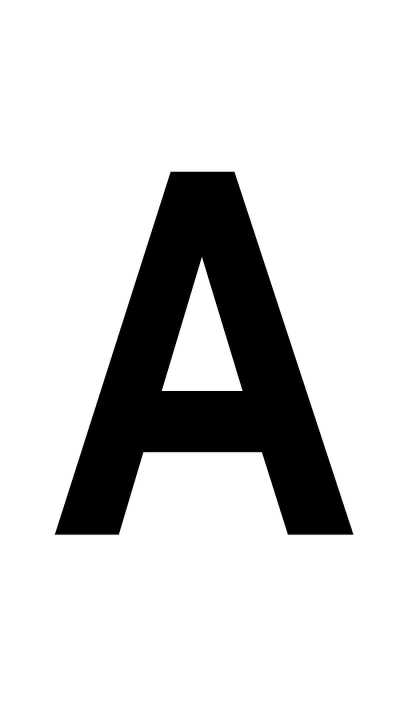
#> input picture images/alpha_a.jpg, 800 x 1422 px (shown at 1/2 size)
$ python main.py --image images/alpha_a.jpg
#> lines starting #> are read from the running program, lines starting #| are printed output that depends on the picture; after the words box and inside, x2 and y2 are one past the last pixel; in counts of white or black regions, pixels touching at a corner belong together
"""
fourier_image.py
────────────────
Fourier Epicycle Drawing – FULL IMAGE PIPELINE
===============================================
Given any image file, this script:
  1. Extracts the dominant contour with OpenCV
  2. Resamples it into an evenly-spaced complex-valued signal
  3. Computes the Discrete Fourier Transform
  4. Animates the epicycle chain and traces the reconstructed drawing

Run:
    python fourier_image.py --image path/to/image.png
    python fourier_image.py --image cat.jpg --n_terms 150 --n_frames 600

Dependencies: numpy, matplotlib, opencv-python (cv2)
Install:
    pip install numpy matplotlib opencv-python
"""

import argparse
import sys
import numpy as np
import matplotlib.pyplot as plt
import matplotlib.animation as animation

try:
    import cv2
except ImportError:
    sys.exit('OpenCV not found. Install with: pip install opencv-python')


# ══════════════════════════════════════════════════════════════════════════════
# STAGE 1 – IMAGE → CONTOURS
# ══════════════════════════════════════════════════════════════════════════════

def load_and_extract_contours(image_path: str,
                               blur_ksize: int = 5,
                               canny_lo: int = 30,
                               canny_hi: int = 100):
    """
    Load an image, detect edges with Canny, and return all contours.

    Parameters
    ----------
    image_path : path to the source image
    blur_ksize : Gaussian blur kernel size (odd integer) to reduce noise
    canny_lo   : lower threshold for Canny hysteresis
    canny_hi   : upper threshold for Canny hysteresis

    Returns
    -------
    contours   : tuple of numpy arrays, each shaped (N, 1, 2), in pixel coords
    img_shape  : (height, width) of the processed image
    """
    img = cv2.imread(image_path)
    if img is None:
        sys.exit(f'Could not read image: {image_path}')

    # Convert to grayscale for edge detection
    gray = cv2.cvtColor(img, cv2.COLOR_BGR2GRAY)

    # Gaussian blur reduces sensor/compression noise that would create
    # spurious edges.  ksize must be odd and positive.
    blurred = cv2.GaussianBlur(gray, (blur_ksize, blur_ksize), 0)

    # Canny edge detector: two-threshold hysteresis
    #   • pixels above canny_hi  → definite edges
    #   • pixels below canny_lo  → discarded
    #   • pixels between         → kept only if connected to a definite edge
    edges = cv2.Canny(blurred, canny_lo, canny_hi)

    # Find all contours in the binary edge map.
    #   RETR_LIST   – retrieve all contours without hierarchy
    #   CHAIN_APPROX_NONE – store every single point (no approximation)
    contours, _ = cv2.findContours(
        edges, cv2.RETR_LIST, cv2.CHAIN_APPROX_NONE)

    return contours, gray.shape   # shape = (height, width)


def select_contour(contours, strategy: str = 'longest') -> np.ndarray:
    """
    Choose one contour from a list.

    strategy
    --------
    'longest' : use the contour with the most points (usually the silhouette)
    'largest' : use the contour with the greatest arc length (perimeter)

    Returns
    -------
    pts : float32 array of shape (N, 2) in (x, y) pixel order
    """
    if not contours:
        sys.exit('No contours found in the image. '
                 'Try adjusting --canny_lo / --canny_hi.')

    if strategy == 'longest':
        chosen = max(contours, key=lambda c: len(c))
    else:
        chosen = max(contours, key=lambda c: cv2.arcLength(c, closed=True))

    # Reshape from (N, 1, 2) → (N, 2) and convert to float
    return chosen.reshape(-1, 2).astype(np.float32)


# ══════════════════════════════════════════════════════════════════════════════
# STAGE 2 – SIGNAL PREPARATION
# ══════════════════════════════════════════════════════════════════════════════

def contour_to_complex(pts: np.ndarray) -> np.ndarray:
    """
    Convert (x, y) pixel coordinates → complex numbers  z = x + i*y.

    Note: image y-axis points downward.  We flip the sign of y so the
    animation matches the standard mathematical orientation (y up).
    """
    return pts[:, 0] - 1j * pts[:, 1]


def resample_uniform(z: np.ndarray, n: int) -> np.ndarray:
    """
    Resample a complex-valued curve to n evenly-spaced points along arc length.

    The raw contour from findContours may have uneven point density
    (more points on detailed regions).  A uniform arc-length parametrisation
    is required for the DFT to treat all parts of the curve equally.

    Steps
    -----
    1. Compute cumulative arc length s[k] = Σ |z[k] - z[k-1]|
    2. Map s to [0, 1]  (normalised arc length parameter)
    3. Sample at n uniformly spaced values of the parameter via interpolation
    """
    # Segment lengths
    diffs   = np.diff(z)
    seg_len = np.abs(diffs)

    # Cumulative arc length, starting at 0
    cum_s = np.concatenate([[0.0], np.cumsum(seg_len)])
    total = cum_s[-1]

    if total == 0:
        sys.exit('Degenerate contour (zero arc length).')

    # Normalise to [0, 1]
    cum_s /= total

    # Target parameter values
    t_uniform = np.linspace(0, 1, n, endpoint=False)

    # Interpolate real and imaginary parts separately
    z_re = np.interp(t_uniform, cum_s, z.real)
    z_im = np.interp(t_uniform, cum_s, z.imag)

    return z_re + 1j * z_im


def normalize_signal(z: np.ndarray) -> np.ndarray:
    """
    Centre the curve at the origin and scale it so its bounding box
    fits inside the unit square [-1, +1]².

    Centering removes the DC offset (which would just translate the drawing).
    Scaling makes the animation independent of the original image resolution.
    """
    z = z - z.mean()                           # centre
    scale = max(np.abs(z.real).max(),
                np.abs(z.imag).max())           # half-width of bounding box
    if scale > 0:
        z /= scale
    return z


# ══════════════════════════════════════════════════════════════════════════════
# STAGE 3 – DISCRETE FOURIER TRANSFORM
# ══════════════════════════════════════════════════════════════════════════════

def compute_dft(signal: np.ndarray) -> list:
    """
    Decompose the complex path z[n] into Fourier coefficients (epicycles).

    Mathematical background
    -----------------------
    The DFT of N samples z[0..N-1] is:

        Z[k] = Σ_{n=0}^{N-1}  z[n] · exp(-i 2π k n / N)

    The inverse (reconstruction) is:

        z(t) = (1/N) Σ_k  Z[k] · exp(i 2π k t),   t ∈ [0, 1)

    Each term is an epicycle:
        • radius          r_k  = |Z[k]| / N
        • angular speed   ω_k  = k   (full turns per period)
        • initial phase   φ_k  = arg(Z[k])

    We unfold numpy's convention (frequencies 0, 1, …, N/2, −N/2+1, …, −1)
    and sort by descending amplitude so the most influential circles are
    drawn and animated first (cosmetically nicer convergence).

    Returns
    -------
    List of dicts with keys: freq, amp, phase, coeff
    """
    N  = len(signal)
    Z  = np.fft.fft(signal)
    fs = np.fft.fftfreq(N, d=1.0 / N).astype(int)   # integer frequencies

    epicycles = []
    for k, z in zip(fs, Z):
        c = z / N    # normalise so amplitude units match the curve units
        epicycles.append({
            'freq' : int(k),
            'amp'  : float(abs(c)),
            'phase': float(np.angle(c)),
            'coeff': c,
        })

    # Sort: largest radius first
    epicycles.sort(key=lambda e: e['amp'], reverse=True)
    return epicycles


# ══════════════════════════════════════════════════════════════════════════════
# STAGE 4 – EPICYCLE EVALUATION
# ══════════════════════════════════════════════════════════════════════════════

def epicycle_positions(epicycles: list, t: float, n_terms: int) -> list:
    """
    Walk the epicycle chain and return each arm's tip position.

    Parameters
    ----------
    epicycles : sorted list from compute_dft()
    t         : normalised time in [0, 1)
    n_terms   : truncate to this many terms

    Returns
    -------
    positions : list of n_terms+1 complex numbers
        positions[0]  = origin
        positions[-1] = pen tip (reconstructed point on the curve)
    """
    positions = [0 + 0j]
    current   = 0 + 0j
    for ep in epicycles[:n_terms]:
        # Rotate the coefficient: c_k · exp(i 2π k t)
        current += ep['coeff'] * np.exp(2j * np.pi * ep['freq'] * t)
        positions.append(current)
    return positions


# ══════════════════════════════════════════════════════════════════════════════
# STAGE 5 – ANIMATION
# ══════════════════════════════════════════════════════════════════════════════

def animate(epicycles: list, n_terms: int,
            n_frames: int = 400, title: str = 'Fourier Epicycles',
            save_path: str = None):
    """
    Animate the epicycle chain and the emerging drawing.

    Parameters
    ----------
    epicycles  : sorted list from compute_dft()
    n_terms    : number of Fourier terms (epicycles) to include
    n_frames   : total frames for one complete revolution
    title      : figure title
    save_path  : if provided, save animation to this path (.gif or .mp4)
    """
    # ── Figure setup ─────────────────────────────────────────────────────────
    fig, ax = plt.subplots(figsize=(8, 8))
    ax.set_aspect('equal')

    BG   = '#0d0d1a'
    ax.set_facecolor(BG)
    fig.patch.set_facecolor(BG)
    ax.set_title(title, color='white', fontsize=12, pad=10)
    ax.tick_params(colors='#444')
    for sp in ax.spines.values():
        sp.set_edgecolor('#333')

    # ── Axes limits: sum of all radii gives worst-case extent ────────────────
    total_r = sum(ep['amp'] for ep in epicycles[:n_terms])
    pad     = total_r * 1.12
    ax.set_xlim(-pad, pad)
    ax.set_ylim(-pad, pad)

    # ── Matplotlib artists ───────────────────────────────────────────────────
    # Translucent circles (one per epicycle)
    circles = [
        plt.Circle((0, 0), ep['amp'],
                   fill=False, color="#ffffff",
                   lw=2, alpha=0.788)
        for ep in epicycles[:n_terms]
    ]
    for c in circles:
        ax.add_patch(c)

    # Radius arms
    arms = [ax.plot([], [], color="#8cd7ff", lw=0.8, alpha=0.9)[0]
            for _ in range(n_terms)]

    # The tip connector (last arm highlighted differently)
    tip_dot, = ax.plot([], [], 'o', color="#000000", ms=3, zorder=5)

    # Accumulated drawing path
    path_line, = ax.plot([], [], color="#ff37d0", lw=1.8, zorder=4)

    # Pre-compute the *closed* ideal path for reference (optional ghost)
    t_all     = np.linspace(0, 1, n_frames, endpoint=False)
    ghost_pts = np.array([epicycle_positions(epicycles, t, n_terms)[-1] for t in t_all])
    ax.plot(ghost_pts.real, ghost_pts.imag, color='white', lw=0.4, alpha=0.08, zorder=1)

    # Accumulated tip history
    trace_x: list = []
    trace_y: list = []

    # ── Frame update ─────────────────────────────────────────────────────────
    def update(frame: int):
        t = frame / (n_frames - 1)

        positions = epicycle_positions(epicycles, t, n_terms)

        for i, (ep, circle, arm) in enumerate(
                zip(epicycles[:n_terms], circles, arms)):
            # Move circle centre to current arm base
            cx, cy = positions[i].real, positions[i].imag
            circle.center = (cx, cy)

            # Draw arm: from this circle's centre to its tip
            tip = positions[i + 1]
            arm.set_data([cx, tip.real], [cy, tip.imag])

        # Mark pen tip
        tip_z = positions[-1]
        tip_dot.set_data([tip_z.real], [tip_z.imag])

        # Extend traced path
        trace_x.append(tip_z.real)
        trace_y.append(tip_z.imag)
        path_line.set_data(trace_x, trace_y)

        return circles + arms + [tip_dot, path_line]

    ani = animation.FuncAnimation(
        fig, update,
        frames=n_frames + 10,
        interval=1000 / 60,
        blit=True,
        repeat=False,
    )

    if save_path:
        print(f'[anim] Saving to {save_path} …')
        writer = (animation.FFMpegWriter(fps=90)
                  if save_path.endswith('.mp4')
                  else animation.PillowWriter(fps=90))
        ani.save(save_path, writer=writer)
        print('[anim] Saved.')

    plt.tight_layout()
    plt.show()
    return ani


# ══════════════════════════════════════════════════════════════════════════════
# MULTI-STROKE SUPPORT  (optional – uses all contours as separate strokes)
# ══════════════════════════════════════════════════════════════════════════════

# [107 lines left out: functions animate_multi_stroke, show_diagnostics, not called in this run]


# ══════════════════════════════════════════════════════════════════════════════
# ENTRY POINT
# ══════════════════════════════════════════════════════════════════════════════

def main():
    parser = argparse.ArgumentParser(
        description='Fourier Epicycle Drawing from an image')

    parser.add_argument('--image',      required=True,
                        help='Path to input image (JPEG, PNG, …)')
    parser.add_argument('--n_terms',    type=int, default=100,
                        help='Number of epicycles (default: 100)')
    parser.add_argument('--n_points',   type=int, default=1024,
                        help='Resampling resolution of the contour (default: 1024)')
    parser.add_argument('--n_frames',   type=int, default=400,
                        help='Animation frames per revolution (default: 400)')
    parser.add_argument('--canny_lo',   type=int, default=30,
                        help='Canny lower threshold (default: 30)')
    parser.add_argument('--canny_hi',   type=int, default=100,
                        help='Canny upper threshold (default: 100)')
    parser.add_argument('--strategy',   choices=['longest', 'largest'],
                        default='longest',
                        help='Contour selection strategy (default: longest)')
    parser.add_argument('--multi',      action='store_true',
                        help='Animate all contours as separate strokes')
    parser.add_argument('--diagnostics', action='store_true',
                        help='Show edge-detection diagnostic plots before animating')
    parser.add_argument('--save',       default=None,
                        help='Save animation to this file (.gif or .mp4)')

    args = parser.parse_args()

    # ── Stage 1: load image and extract contours ─────────────────────────────
    print(f'[1/4] Loading image: {args.image}')
    contours, img_shape = load_and_extract_contours(
        args.image, canny_lo=args.canny_lo, canny_hi=args.canny_hi)
#> in load_and_extract_contours, img is the input picture: shape (1422, 800, 3); min 0, max 255, mean 211.5
#> in load_and_extract_contours, `edges = cv2.Canny(blurred, canny_lo, canny_hi)`:
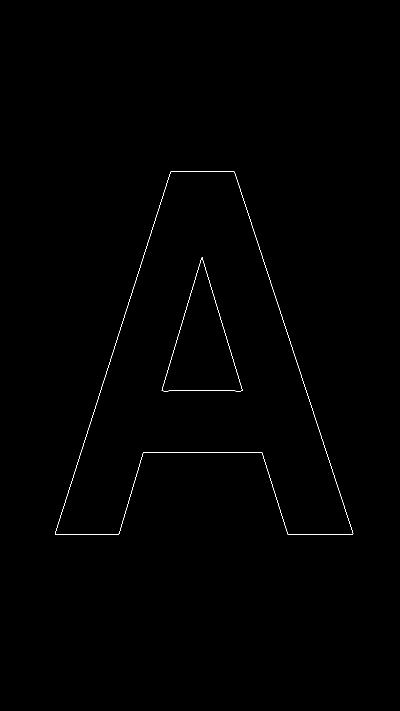
#> edges: shape (1422, 800) (shown at 1/2 size); 0.27% white in thin lines or dots, all inside (x1, y1, x2, y2) = (110, 343, 707, 1070)
#> in load_and_extract_contours, `contours, _ = cv2.findContours( edges, cv2.RETR_LIST, cv2.CHAIN_APPROX..`: contours = 3 contours, 1 with area under 20; largest, box (x1, y1, x2, y2) and area: (110, 343, 707, 1070) 215712, (110, 343, 707, 1070) 215703
#> img_shape = (1422, 800)
    print(f'      Found {len(contours)} contour(s).')
#|       Found 3 contour(s).

    # ── Multi-stroke mode ────────────────────────────────────────────────────
    if args.multi:
        print('[  ] Multi-stroke mode enabled.')
        animate_multi_stroke(contours, n_terms_each=args.n_terms,
                             n_frames=args.n_frames)
        return

    # ── Single-contour mode ──────────────────────────────────────────────────
    chosen_pts = select_contour(contours, strategy=args.strategy)
#> in select_contour, `chosen = max(contours, key=lambda c: len(c))`: chosen = contour of 2397 points, box (x1, y1, x2, y2) (110, 343, 707, 1070), area 215712
#> chosen_pts = 2397 pairs, first value 110 to 706, second value 343 to 1069
    print(f'      Selected contour: {len(chosen_pts)} points '
          f'(strategy: {args.strategy})')
#|       Selected contour: 2397 points (strategy: longest)

    if args.diagnostics:
        show_diagnostics(args.image, contours, chosen_pts, img_shape)

    # ── Stage 2: signal preparation ──────────────────────────────────────────
    print(f'[2/4] Preparing signal ({args.n_points} uniform samples) …')
    z = contour_to_complex(chosen_pts)
    z = normalize_signal(z)
#> in normalize_signal, `scale = max(np.abs(z.real).max(), np.abs(z.imag).max())`: scale = 440.2
    z = resample_uniform(z, n=args.n_points)
#> in resample_uniform, `seg_len = np.abs(diffs)`: seg_len = 2396 values, max 0.00321 at index 141, min 0.00227 at index 0, mean 0.0025
#> in resample_uniform, `cum_s = np.concatenate([[0.0], np.cumsum(seg_len)])`: cum_s = 2397 values from 0 to 5.99
#> in resample_uniform, `total = cum_s[-1]`: total = 5.99
#> in resample_uniform, `cum_s /= total`: cum_s = 2397 values from 0 to 1
#> in resample_uniform, `z_re = np.interp(t_uniform, cum_s, z.real)`: z_re = 1024 values, max 0.68 at index 655, min -0.673 at index 318, mean 0.000813
#> in resample_uniform, `z_im = np.interp(t_uniform, cum_s, z.imag)`: z_im = 1024 values, max 1 at index 0, min -0.649 at index 320, mean 0.00494

    # ── Stage 3: DFT ─────────────────────────────────────────────────────────
    print(f'[3/4] Computing DFT …')
    epicycles = compute_dft(z)
#> in compute_dft, `N  = len(signal)`: N = 1024
#> in compute_dft, `fs = np.fft.fftfreq(N, d=1.0 / N).astype(int)`: fs = 1024 values, max 511 at index 511, min -512 at index 512, mean -0.5
#> after the loop in compute_dft, `for k, z in zip(fs, Z):`: epicycles = 1024 items
#> epicycles = 1024 items
    print(f'      {len(epicycles)} coefficients. '
          f'Top-5 amplitudes: '
          f'{[round(e["amp"], 4) for e in epicycles[:5]]}')
#|       1024 coefficients. Top-5 amplitudes: [0.6287, 0.1883, 0.0992, 0.0658, 0.0625]

    # ── Stage 4: animate ─────────────────────────────────────────────────────
    print(f'[4/4] Animating {args.n_terms} epicycles over {args.n_frames} frames …')
    animate(epicycles,
            n_terms=args.n_terms,
            n_frames=args.n_frames,
            title=f'{args.image}  –  {args.n_terms} epicycles',
            save_path=args.save)
#> in animate, `total_r = sum(ep['amp'] for ep in epicycles[:n_terms])`: total_r = 1.31
#> in animate, `pad     = total_r * 1.12`: pad = 1.47
#> in animate, `circles = [ plt.Circle((0, 0), ep['amp'], fill=False, color="#ffffff",..`: circles = 100 items
#> the loop in animate, `for c in circles:` made 100 passes
#> in animate, `t_all     = np.linspace(0, 1, n_frames, endpoint=False)`: t_all = 400 values from 0 to 0.998
#> after the loop in epicycle_positions, `for ep in epicycles[:n_terms]:`: positions = 101 items
#> the loop in update, `for i, (ep, circle, arm) in enumerate( zip(epicycles[:n_terms], circle..` made 100 passes
#> (cx, cy) on passes 1 to 12: (0, 0), (-0.096, 0.621), (-0.04, 0.801), (-0.0705, 0.895), (-0.108, 0.949), (-0.1, 1.01), (-0.123, 0.966), (-0.109, 0.941), (-0.135, 0.954), (-0.118, 0.977), (-0.109, 0.974), (-0.116, 0.97)
#> the loop in update (call 2), `for i, (ep, circle, arm) in enumerate( zip(epicycles[:n_terms], circle..` made 100 passes
#> in animate, `plt.show()`:
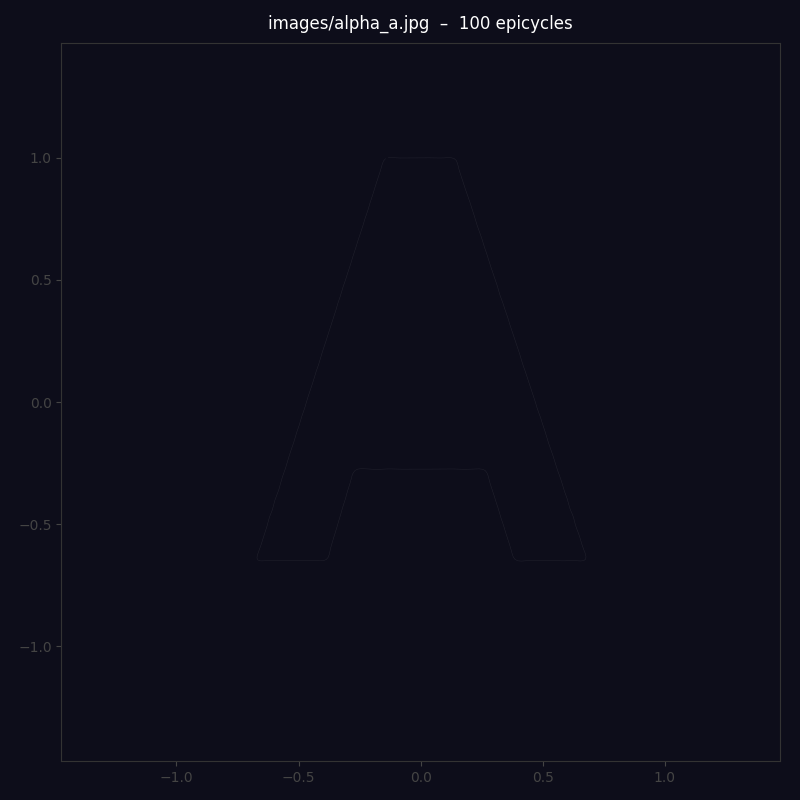
#> figure drawn by matplotlib, 1 panel


if __name__ == '__main__':
    main()

$ run again, on images/alpha_k.jpg
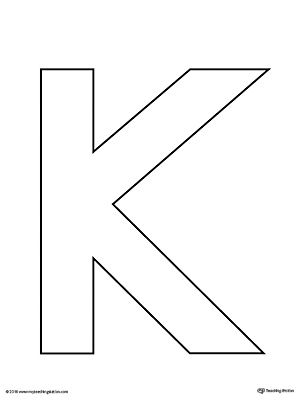
#> input picture images/alpha_k.jpg, 300 x 400 px
#> in load_and_extract_contours, img is the input picture: shape (400, 300, 3); min 0, max 255, mean 248.8
#> in load_and_extract_contours, `edges = cv2.Canny(blurred, canny_lo, canny_hi)`:
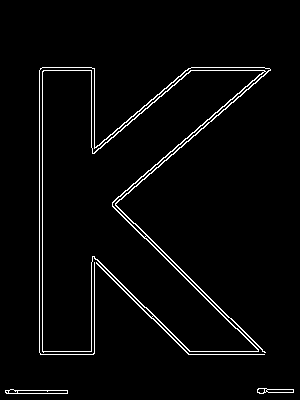
#> edges: shape (400, 300); 3% white in thin lines or dots, all inside (x1, y1, x2, y2) = (5, 67, 294, 394)
#> in load_and_extract_contours, `contours, _ = cv2.findContours( edges, cv2.RETR_LIST, cv2.CHAIN_APPROX..`: contours = 11 contours, 2 with area under 20; largest, box (x1, y1, x2, y2) and area: (39, 67, 271, 355) 32708, (42, 70, 265, 352) 31232, (112, 71, 267, 238) 566, (5, 389, 68, 394) 190, (17, 390, 68, 394) 147
#> in main, `contours, img_shape = load_and_extract_contours( args.image, canny_lo=..`: img_shape = (400, 300)
#|       Found 11 contour(s).
#> chosen = contour of 3261 points, box (x1, y1, x2, y2) (39, 67, 271, 355), area 32708
#> chosen_pts = 3261 pairs, first value 39 to 270, second value 67 to 354
#|       Selected contour: 3261 points (strategy: longest)
#> scale = 148.5
#> seg_len = 3260 values, max 0.00952 at index 1002, min 0.00673 at index 5, mean 0.00765
#> in resample_uniform, `cum_s = np.concatenate([[0.0], np.cumsum(seg_len)])`: cum_s = 3261 values from 0 to 24.93
#> total = 24.93
#> in resample_uniform, `cum_s /= total`: cum_s = 3261 values from 0 to 1
#> z_re = 1024 values, max 0.999 at index 930, min -0.557 at index 2, mean 0.0369
#> z_im = 1024 values, max 1 at index 0, min -0.933 at index 81, mean -0.011
#> N = 1024
#> fs = 1024 values, max 511 at index 511, min -512 at index 512, mean -0.5
#> after the loop in compute_dft, `for k, z in zip(fs, Z):`: epicycles = 1024 items
#|       1024 coefficients. Top-5 amplitudes: [0.4962, 0.3351, 0.2594, 0.2518, 0.212]
#> total_r = 3.9
#> pad = 4.37
#> circles = 100 items
#> the loop in animate, `for c in circles:` made 100 passes
#> t_all = 400 values from 0 to 0.998
#> after the loop in epicycle_positions, `for ep in epicycles[:n_terms]:`: positions = 101 items
#> the loop in update, `for i, (ep, circle, arm) in enumerate( zip(epicycles[:n_terms], circle..` made 100 passes
#> (cx, cy) on passes 1 to 8: (0, 0), (-0.484, 0.11), (-0.299, 0.389), (-0.533, 0.277), (-0.303, 0.38), (-0.348, 0.587), (-0.149, 0.531), (-0.303, 0.531)
#> the loop in update (call 2), `for i, (ep, circle, arm) in enumerate( zip(epicycles[:n_terms], circle..` made 100 passes
#> in animate, `plt.show()`:
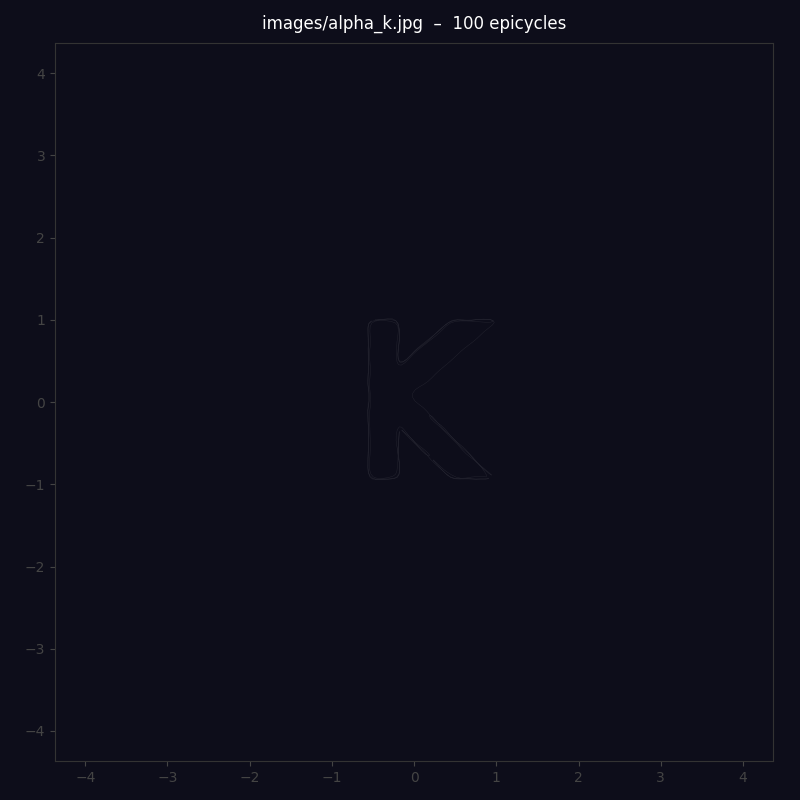
#> figure drawn by matplotlib, 1 panel
